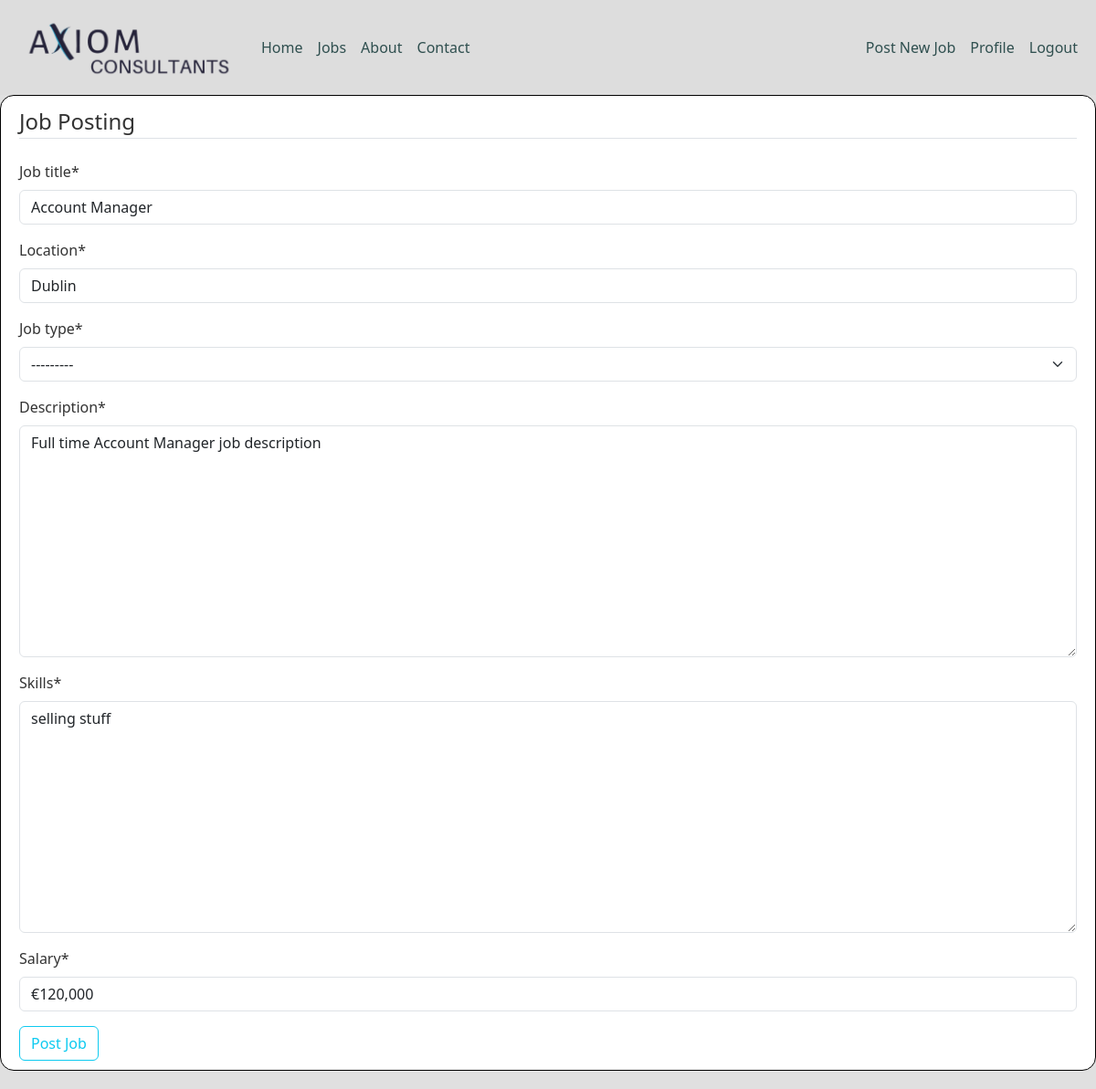
The app's page /job/4/update/ (signed in) with its own data.
### jobs/models.py (models this page shows, shortened)
class Job(models.Model):
    job_title = models.CharField(max_length=100)
    date_posted = models.DateTimeField(default=timezone.now)
    location = models.CharField(max_length=30)
    job_type = models.CharField(max_length=15, choices=JOB_TYPES)
    description = models.TextField()
    skills = models.TextField()
    salary = models.CharField(max_length=30)
    creator = models.ForeignKey(User, on_delete=models.CASCADE)

### jobs/views.py (the view, shortened to what this page needs)
# urls.py: path('job/<int:pk>/update/', JobUpdateView.as_view(), name='job-update'),
class JobUpdateView(LoginRequiredMixin, UserPassesTestMixin, UpdateView):
    model = Job
    fields = [
        'job_title',
        'location',
        'job_type',
        'description',
        'skills',
        'salary'
        ]
    def test_func(self):
        job = self.get_object()
        if self.request.user == job.creator:
            return True
        return False

### jobs/templates/jobs/job_form.html (shortened to what this page needs)
{% extends "jobs/base.html" %}
{% load crispy_forms_tags %}
{% block content %}
<div class="content-section">
    <form method="POST">
        <fieldset class="form-group">
            <legend class="border-bottom mb-4">Job Posting</legend>
        {{ form|crispy }}
        </fieldset>
        <div class="form-group">
            <button class="btn btn-outline-info" type="submit">Post Job</button>
        </div>
    </form>
   </div>
{% endblock content %}

### jobs/static/jobs/style.css (style rules this page uses)
body { background: #dddddde4; color: #333333; max-width: 1300px; margin: 0 auto; }
.content-section { background: #ffffff; padding: 10px 20px; border: 1px solid black; border-radius: 15px; margin-bottom: 20px; }

### records on screen
Job: job_title "Account Manager", location "Dublin", job_type "---------", description "Full time Account Manager job description", skills "selling stuff", salary "€120,000"
